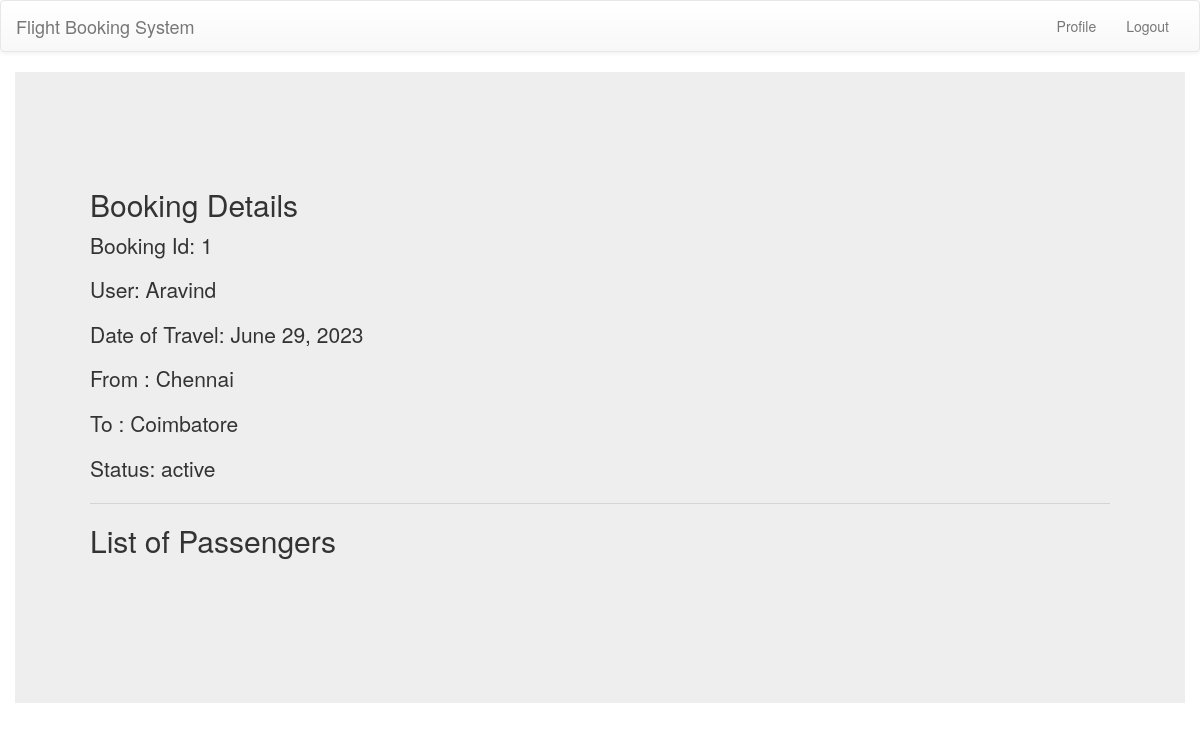
/booking-details/1 (signed in), run on the app's committed database.
### user/models.py (models this page shows, shortened)
class Bookings(models.Model):
    user_id=models.ForeignKey(User,on_delete=models.SET_NULL,blank=True,null=True)
    travel=models.ForeignKey(Travel,on_delete=models.SET_NULL,blank=True,null=True)
    passengers_count=models.PositiveIntegerField(default=1)
    passengers_names=models.ManyToManyField(Passengers)

class User(AbstractUser):
    username=None
    name=models.CharField(max_length=30)
    email=models.EmailField(unique=True)
    phone_number=models.CharField(max_length=10)
    USERNAME_FIELD='email'
    REQUIRED_FIELDS=[]
    objects=UserManager()

class Travel(models.Model):
    flight_id=models.ForeignKey(Flight,on_delete=models.CASCADE)
    remain=models.PositiveIntegerField(default=60)
    date=models.DateField(default=timezone.now().date())
    status=models.CharField(max_length=10)

class Flight(models.Model):
    name=models.CharField(max_length=10)
    airline=models.ForeignKey(AirLine,on_delete=models.CASCADE)
    source=models.ForeignKey(Airports,on_delete=models.SET_NULL,blank=True,null=True,related_name="depart")
    destination=models.ForeignKey(Airports,on_delete=models.SET_NULL,blank=True,null=True,related_name="arrive")
    time_of_departure=models.TimeField(default=timezone.now().time())
    duration_of_travel=models.PositiveIntegerField()

class Airports(models.Model):
    name=models.CharField(max_length=10)

### user/views.py (the view)
# urls.py: path("booking-details/<int:id>",booking_details,name="booking-detail"),
@login_required(login_url="/login")
def booking_details(request,id):
    user=request.user
    try:
        booking=Bookings.objects.get(id=id)
    except:
        raise ValueError("Invalid booking Id")
    if user!=booking.user_id:
        return HttpResponse("<h1>You are not authorized to view this page</h1>")
    print(booking.passengers_names)
    return render(request,"booking-detail.html",context={"booking":booking})

### templates/booking-detail.html (shortened to what this page needs)
{% extends 'home.html' %}
{% block main %}
<div class="jumbotron container">
    <div class="jumbotron">
        <h2 class="display-4">Booking Details</h2>
        <p class="lead">Booking Id:     {{booking.id}}</p>
        <p class="lead">User:           {{booking.user_id.name}}</p>
        <p class="lead">Date of Travel: {{booking.travel.date}}</p>
        <p class="lead">From :          {{booking.travel.flight_id.source.name}}</p>
        <p class="lead">To :            {{booking.travel.flight_id.destination.name}}</p>
        <p class="status">Status:       {{booking.travel.status}}</p>
        <hr class="my-4">
        <h2>List of Passengers</h2>
      </div>
  </div>
{% endblock main %}

### data on the page
Bookings: id "1", user_id.name "Aravind", travel "June 29, 2023", travel.flight_id.source.name "Chennai", travel.flight_id.destination.name "Coimbatore", travel.status "active"
